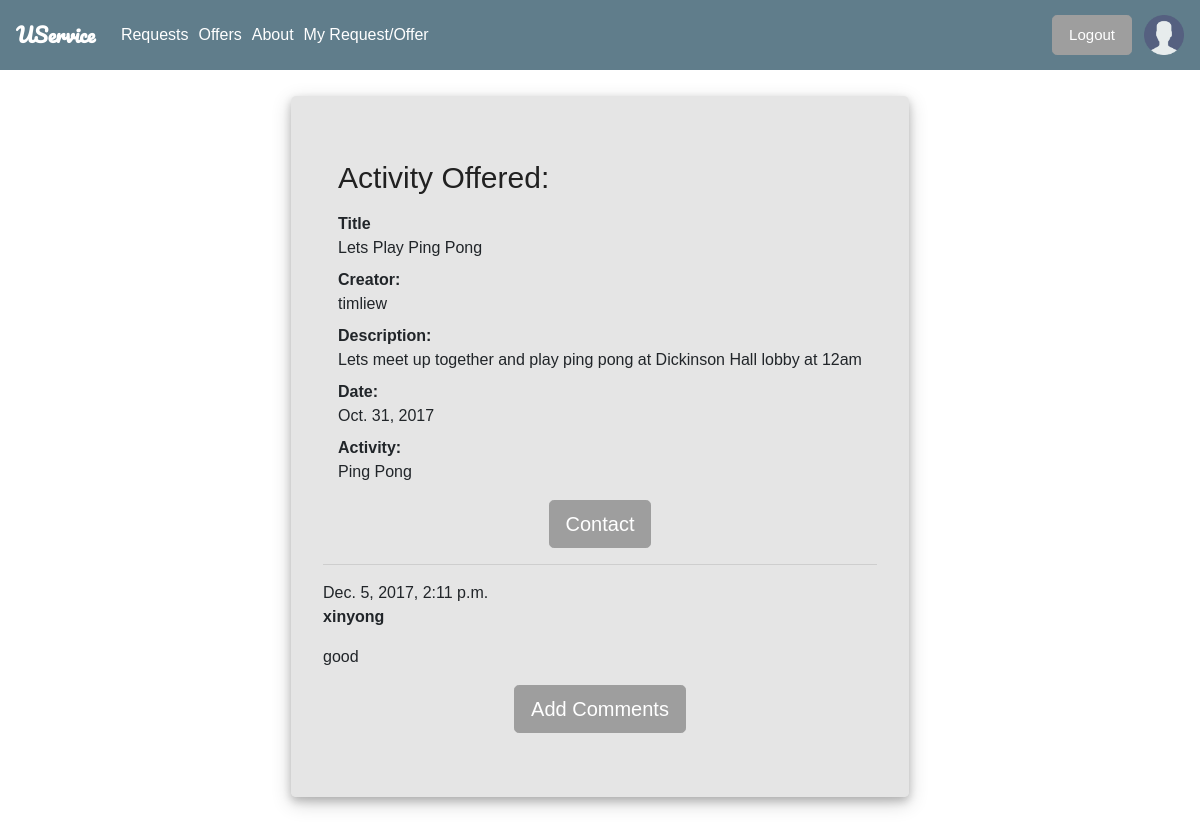
The app's page /USERVICE/activityDetail/2 (signed in) with its own data.
### USERVICE/models.py (models this page shows, shortened)
class Activity(models.Model):
    title = models.CharField(max_length=200, help_text="Enter a Title")
    creator = models.ForeignKey(User, on_delete=models.SET_NULL, null=True)
    description = models.TextField(max_length=1000, help_text="Enter a brief description of the book")
    date = models.DateField(null=True, blank=True)
    activity = models.CharField(max_length=200, help_text="Enter an activity")
    request = models.BooleanField(default=False)
    offer = models.BooleanField(default=False)

class ActivityComment(models.Model):
    post = models.ForeignKey(Activity, related_name='comments')
    text = models.TextField()
    author = models.CharField(max_length=200,blank=True,default='')
    created_date = models.DateTimeField(default=timezone.now)

### USERVICE/views.py (the view)
# urls.py: url(r'^activityDetail/(?P<pk>\d+)$', views.activityDetailView.as_view(), name='activity-Detail'),
class activityDetailView(generic.DetailView):
    model=Activity
    context_object_name="activity"
    template_name='displayTemplate/activityDetail.html'

### USERVICE/templates/displayTemplate/activityDetail.html (shortened to what this page needs)
{% extends "base_generic.html" %}
{% block extra_head %}
{% load static %}
<link rel="stylesheet" href="{% static 'css/details.css' %}">
{% endblock %}
{% block content %}
    <div class="row">
      <div class="jumbotron">
        <div class="container">
          {% if activity.offer %}
          <h1 class="text-left">Activity Offered:</h1>
          {%else%}
          <h1 class="text-left">Activity Requested:</h1>
          {%endif%}
        <dl class="dl-horizontal">
          <dt>Title</dt>
          <dd>{{activity.title}}</dd>
          <dt>Creator:</dt>
          <dd>{{activity.creator}}</dd>
          <dt>Description:</dt>
          <dd>{{activity.description}}</dd>
          <dt>Date:</dt>
          <dd>{{activity.date}}</dd>
          <dt>Activity:</dt>
          <dd>{{activity.activity}}</dd>
        </dl>
        </div>
        <div class="text-center">
        <button type="button" class="btn btn-lg"><a href='{%url 'profile' pk=activity.creator.pk%}'>Contact</a></button>
        </div>
        <hr>
    {% for comment in activity.comments.all %}
        <div class="comment">
            <div class="date">{{ comment.created_date }}</div>
            <strong>{{ comment.author }}</strong>
            <p>{{ comment.text|linebreaks }}</p>
        </div>
    {% empty %}
        <p>No comments here yet :(</p>
    {% endfor %}
      <div class="text-center">
        <button type="button" class="btn btn-lg"><a href="{%url 'add_comment_to_activity' pk=activity.pk%}">Add Comments</button>
    </div>
  </div>
  </div>
{% endblock %}

### USERVICE/static/css/navbar.css (style rules this page uses)
* { font-family: Arial, Helvetica, sans-serif; }
a, a:active, a:hover { color: white; text-decoration: none; }

### USERVICE/static/css/details.css (style rules this page uses)
.btn-lg { background-color: #9E9E9E; border-color: #9E9E9E; color: white; }
.jumbotron { background-color: rgba(203, 203, 203, 0.49)!important; margin-top: 6rem; box-shadow: 0 4px 8px 0 rgba(0, 0, 0, 0.2), 0 6px 20px 0 rgba(0, 0, 0, 0.19); }
.row { justify-content: center; }
.text-left { font-size: 30px; color: #212121; }
h1 { color: #212121; }

### records on screen
Activity: title "Lets Play Ping Pong", creator "timliew", description "Lets meet up together and play ping pong at Dickinson Hall lobby at 12am", date "Oct. 31, 2017", activity "Ping Pong"
ActivityComment: created_date "Dec. 5, 2017, 2:11 p.m.", author "xinyong", text "good"
